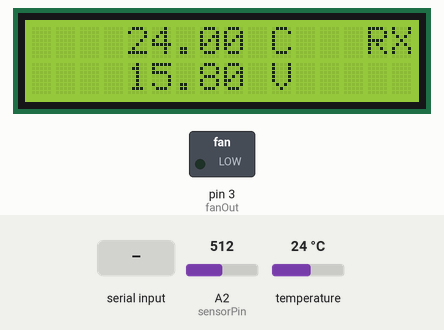
This program was run on a simulated Arduino Uno, built with avr-gcc and run on an emulated ATmega328P. Parts: 16×2 character LCD, switched loads named in the program (green lamp = pin HIGH). The inputs (shaded band) are chosen by the test bench; at power-on: temperature 24 °C, A2 (sensorPin) = 512. Pins used as bus, display or sensor lines are not drawn.

Above: at 3.4 s.
3.5 s: "T" received over Serial
At 5.3 s:
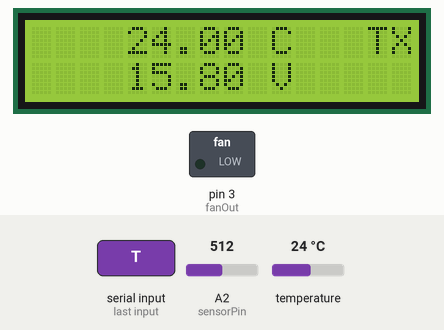
5.9 s: "1" received over Serial
At 7.8 s:
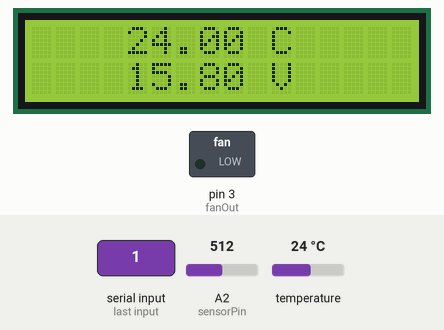
8.3 s: temperature set to 33.1 °C
At 9.0 s:
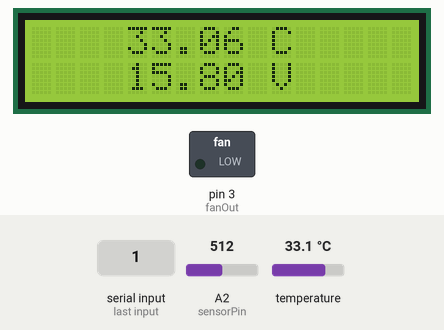
9.8 s: temperature set to 33.9 °C
At 11.1 s:
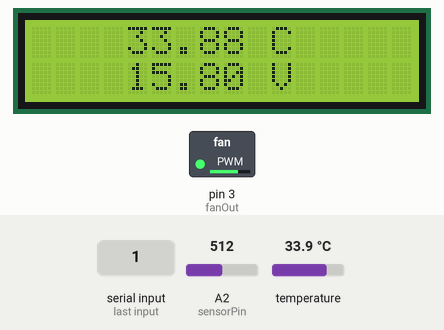
11.4 s: temperature set to 39.6 °C
At 12.5 s:
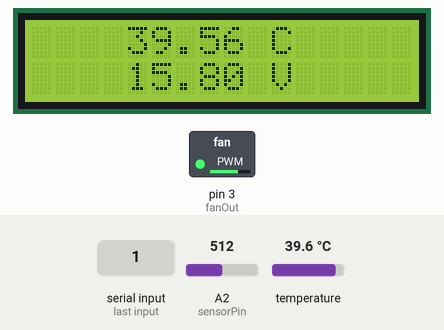
13.0 s: temperature set to 40.7 °C
At 13.7 s:
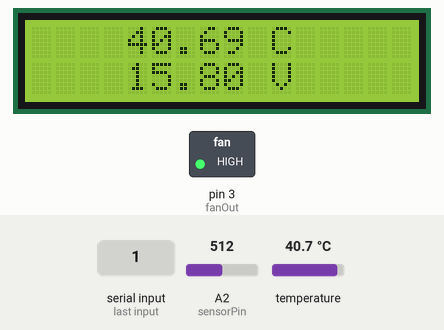
Timing chart, 0 to 15.5 s (numbered marks = the images above; inputs shaded):
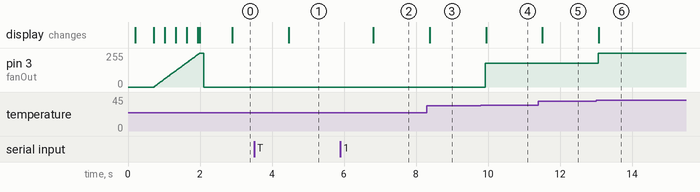

The program:

main.cpp
```cpp
#include <Arduino.h>
#include <Wire.h>
#include <LiquidCrystal_I2C.h>
#include <DallasTemperature.h>
#include <avr/wdt.h>

#define sensorPin A2
#define dataTemp 2
#define fanOut (1<<PD3)
#define tx     (1<<PB5)

#define setBit(Y,bit_x)  Y = (1<<bit_x)
#define clearBit(Y,bit_x) Y &= ~(1<<bit_x)

LiquidCrystal_I2C lcd(0x3F,16,2);  // set the LCD address to 0x3F for a 16 chars and 2 line display
OneWire oneWire(dataTemp);
DallasTemperature sensor (&oneWire);

int sensorValue = 0;
char txFlag = 'R' ;
char protect = 0;
float tempProt = 52.1;

void setDuty(int duty);
float getVoltage();
void cooler(float temp);
void event();
void status();

void setup()
{
  wdt_enable(WDTO_8S);

  DDRB |= tx;           //Pino 13 como saida
  clearBit(PORTB,PB5);        //Pino 13 em 0

  DDRD |= (1<<PD3);      //Pino 3 como saida
  PORTD &= ~(1<<PD3);    //Pino 3 em 0

  TCCR2A = 0xA3;        //PWM FAST
  TCCR2B = 0x02;        //SET Prescaller

  delay(100);
  lcd.init();          // initialize the lcd
  lcd.backlight(); // Start up the library
  sensor.begin();
  Serial.begin(9600);

   // clear the screen
  lcd.clear();
  lcd.setCursor(4,0);
  lcd.print("Echolink");
  lcd.setCursor(5,1);
  lcd.print("PU6NPC");
  delay(500);

  lcd.clear();
  lcd.setCursor(2,0);
  lcd.print("Teste Coller");

 for(int x =0; x<= 100; x++){
    setDuty(x);
    lcd.setCursor(7,1);
    lcd.print(x);
    delay(10);
 }
  delay(100);
  setDuty(0);
}

void loop(){
  wdt_reset();
  sensor.requestTemperatures();
  float tempC = sensor.getTempCByIndex(0);
  cooler(tempC);
  lcd.clear();
  lcd.setCursor(4,0);
  lcd.print(tempC);
  lcd.setCursor(10,0);
  lcd.print("C");
  status();
  if (protect == 0)
  {
    lcd.setCursor(4,1);
    lcd.print(getVoltage());
    lcd.setCursor(10,1);
    lcd.print("V");
  }else{
    lcd.setCursor(4,1);
    lcd.print("Protect...");
  }
}


void setDuty(int d){
  int static duty;
  duty = map(d, 0, 100, 0, 255 );
  OCR2B = duty;
}

float getVoltage(){
  float v =0.0 ;
  float media[6];

  sensorValue = analogRead(sensorPin);

  for (int i = 0; i <= 5; i++)
  {
    media[i] = (5.0 * sensorValue) / 162;
  }

  for (int i = 0; i <= 5; i++){
    v = v + media[i];
  }

 return v / (5+1);
}

void cooler(float temp){
  if(temp <= 28.5){
    setDuty(0);
  }else if(temp >= 33.4 && temp < 40.0){
     setDuty(70);
     if (protect == 1)
     {
      protect = 0;
     }
  }else if(temp >= 40.0 && temp < 60.0){
     setDuty(100);
  }

  if(temp >= tempProt){
    protect = 1;
  }
}

void serialEvent(){
  while (Serial.available()) {
    char buffer = (char)Serial.read();
    if(buffer != 'C'){
      if(buffer != txFlag)
        txFlag = buffer;
    }
  }
  txFlag == 'T' && protect != 1 ? setBit(PORTB,PB5) : clearBit(PORTB,PB5);
}

void status(){
 if(txFlag == 'T' && protect != 1){
    lcd.setCursor(14,0);
    lcd.print("TX");
    wdt_reset();
  }else if(txFlag == 'R'){
    lcd.setCursor(14,0);
    lcd.print("RX");
  }
}
```

Measured:
- the behaviour switches between 33.4 and 33.5 °C on temperature (found by bisection; images 3 and 4)
- the behaviour switches between 39.9 and 40 °C on temperature (found by bisection; images 5 and 6)
- after the input at 3.5 s, the display: changes after 0.96 s (image 1)
- after the input at 5.9 s, the display: changes after 0.91 s (image 2)
- after the input at 8.3 s, the display: changes after 0.08 s (image 3)
- after the input at 9.8 s, pin 3 (fanOut): 0/255 → 178/255 after 0.13 s; the display: changes after 0.15 s (image 4)
- after the input at 11.4 s, the display: changes after 0.11 s (image 5)
- after the input at 13.0 s, pin 3 (fanOut): 178/255 → 255/255 after 0.06 s; the display: changes after 0.08 s (image 6)
